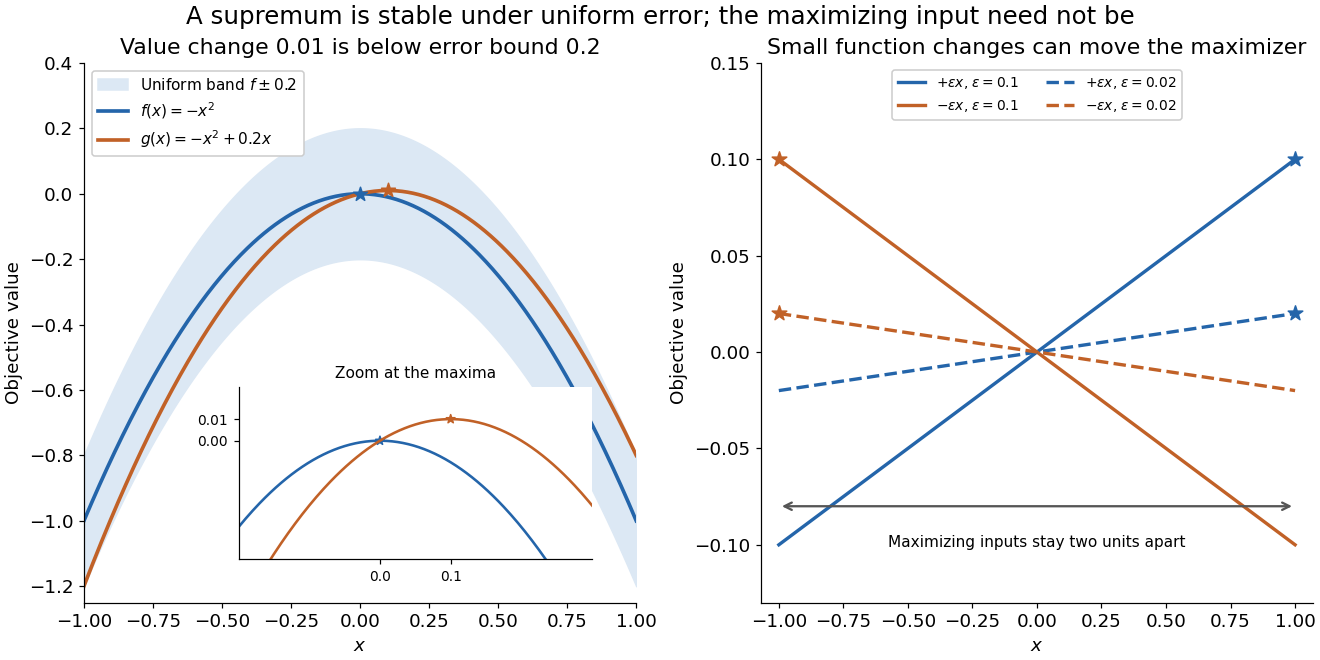

Generate this figure with Python:
"""Original polynomial examples: uniform error bounds values, not optimizer locations."""
from pathlib import Path
import matplotlib
matplotlib.use('Agg')
import matplotlib.pyplot as plt
import numpy as np


def main():
    plt.rcParams.update({'font.size':12,'axes.spines.top':False,'axes.spines.right':False})
    fig,(ax,right)=plt.subplots(1,2,figsize=(12,6),layout='constrained',facecolor='white')
    x=np.unique(np.r_[np.linspace(-1,1,501),0,.1]);f=-x*x;g=f+.2*x
    ax.fill_between(x,f-.2,f+.2,color='#dce8f4',label=r'Uniform band $f\pm0.2$')
    ax.plot(x,f,c='#2465aa',lw=2.4,label=r'$f(x)=-x^2$')
    ax.plot(x,g,c='#c16127',lw=2.4,label=r'$g(x)=-x^2+0.2x$')
    ax.scatter([0],[0],s=90,marker='*',c='#2465aa',zorder=5)
    ax.scatter([.1],[.01],s=90,marker='*',c='#c16127',zorder=5)
    ax.set(xlim=(-1,1),ylim=(-1.25,.4),xlabel=r'$x$',ylabel='Objective value',title='Value change 0.01 is below error bound 0.2')
    ax.legend(loc='upper left',fontsize=10,framealpha=1)
    inset=ax.inset_axes([.28,.08,.64,.32]);u=np.linspace(-.2,.3,201)
    inset.plot(u,-u*u,c='#2465aa',lw=1.7);inset.plot(u,-u*u+.2*u,c='#c16127',lw=1.7)
    inset.scatter([0,.1],[0,.01],c=['#2465aa','#c16127'],s=35,marker='*')
    inset.set(xlim=(-.2,.3),ylim=(-.055,.025));inset.set_xticks([0,.1]);inset.set_yticks([0,.01]);inset.tick_params(labelsize=9)
    inset.set_title('Zoom at the maxima',fontsize=10);inset.set_facecolor('white')
    for eps,style in [(.1,'-'),(.02,'--')]:
        right.plot(x,eps*x,c='#2465aa',ls=style,lw=2.2,label=rf'$+\varepsilon x$, $\varepsilon={eps}$')
        right.plot(x,-eps*x,c='#c16127',ls=style,lw=2.2,label=rf'$-\varepsilon x$, $\varepsilon={eps}$')
        right.scatter([1],[eps],c='#2465aa',marker='*',s=100,clip_on=False,zorder=5)
        right.scatter([-1],[eps],c='#c16127',marker='*',s=100,clip_on=False,zorder=5)
    right.annotate('',xy=(1,-.08),xytext=(-1,-.08),arrowprops={'arrowstyle':'<->','lw':1.5,'color':'#555555'})
    right.text(0,-.095,'Maximizing inputs stay two units apart',ha='center',va='top',fontsize=10)
    right.set(xlim=(-1.07,1.07),ylim=(-.13,.15),xlabel=r'$x$',ylabel='Objective value',title='Small function changes can move the maximizer')
    right.legend(loc='upper center',fontsize=9,ncol=2,framealpha=1)
    fig.suptitle('A supremum is stable under uniform error; the maximizing input need not be',fontsize=16)
    fig.savefig(Path.cwd()/(Path(__file__).stem+'.png'),dpi=110,facecolor='white');plt.close(fig)


if __name__=='__main__':main()
